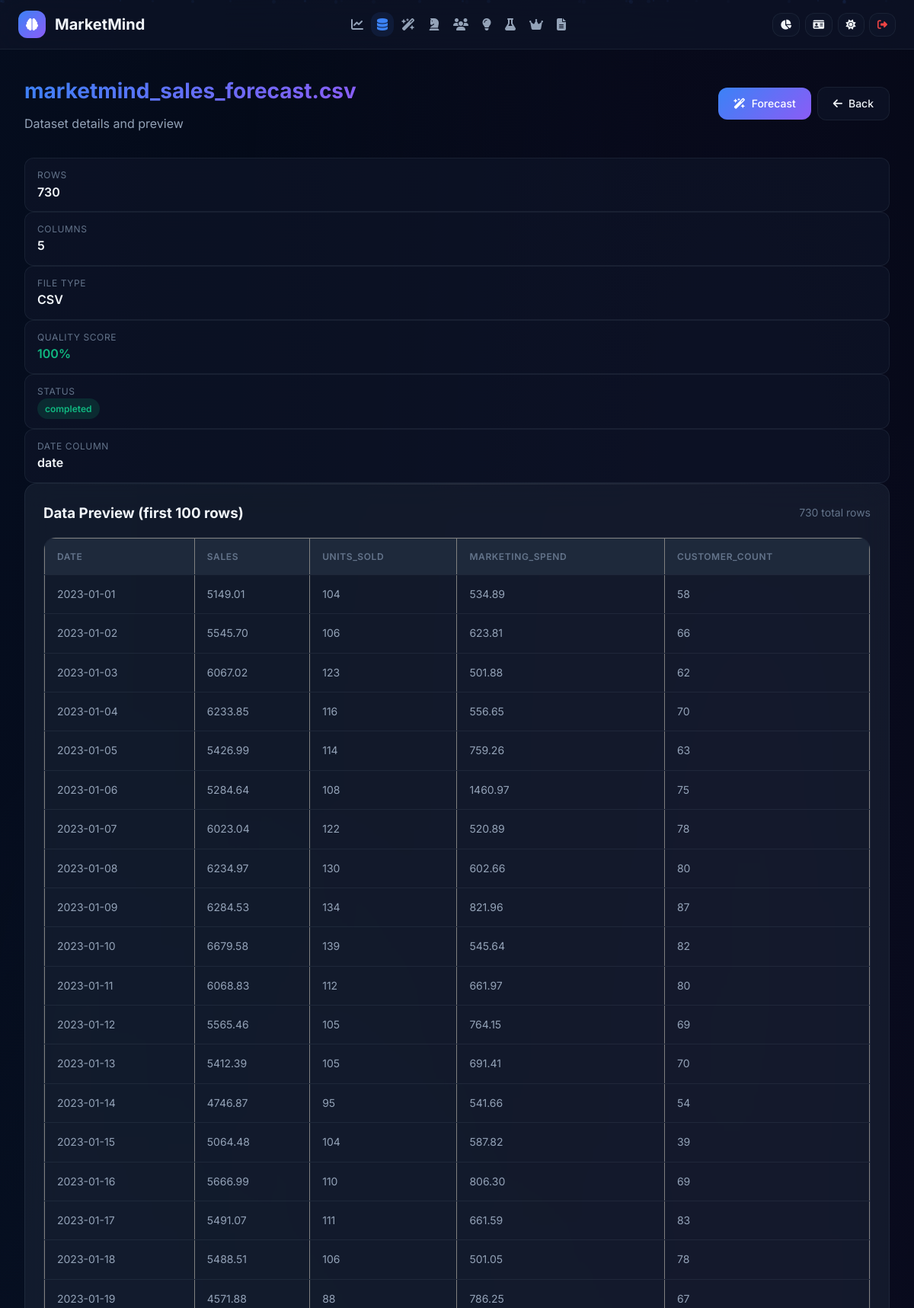
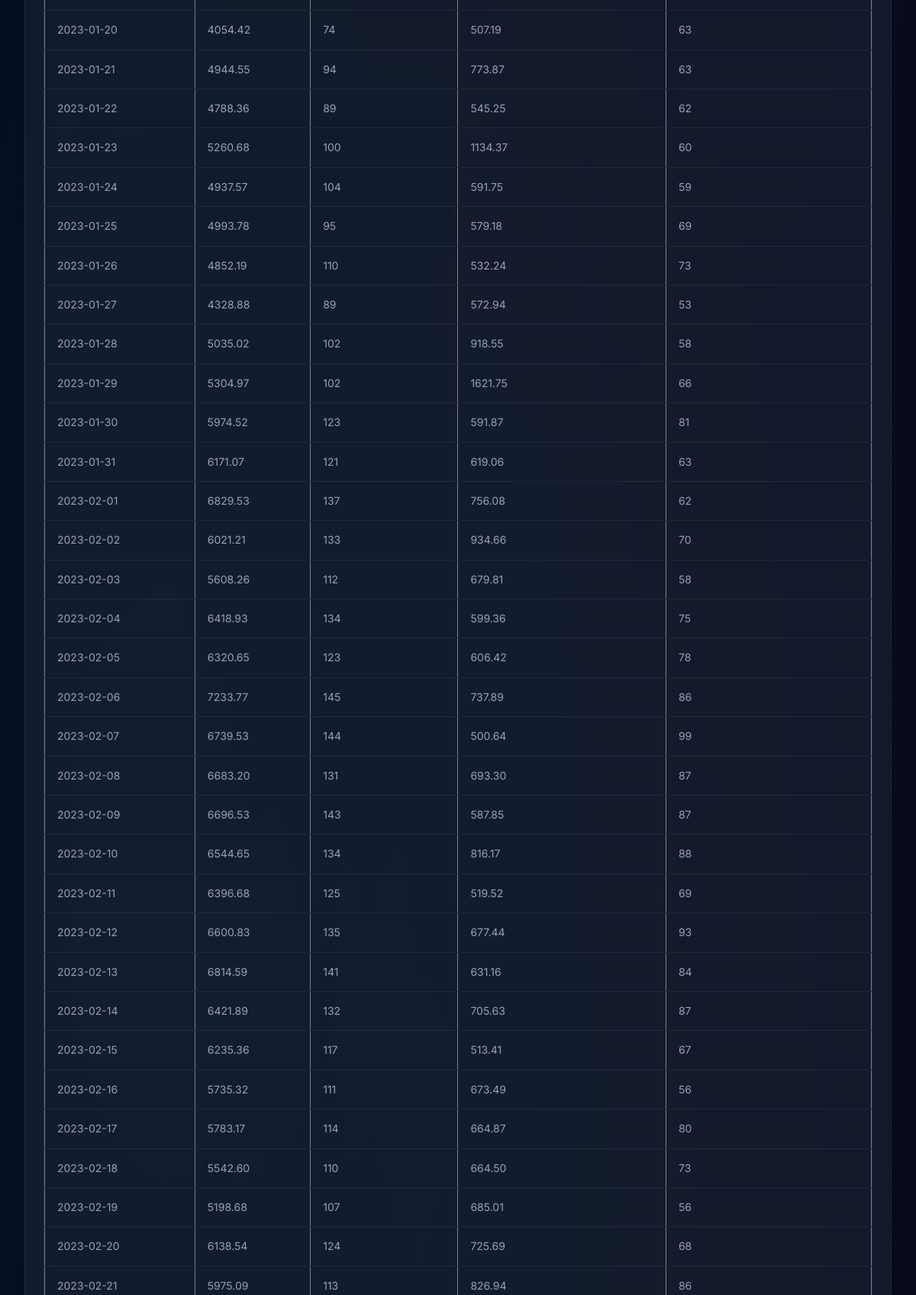
The page /datasets/1 (signed in, upper part) on the database its author committed (2 pictures, top to bottom).
### database/models.py (models this page shows, shortened)
class User(UserMixin, db.Model):
    __tablename__ = 'users'
    id = db.Column(db.Integer, primary_key=True)
    username = db.Column(db.String(80), unique=True, nullable=False, index=True)
    email = db.Column(db.String(120), unique=True, nullable=False, index=True)
    password_hash = db.Column(db.String(255), nullable=False)
    first_name = db.Column(db.String(50), nullable=True)
    last_name = db.Column(db.String(50), nullable=True)
    role = db.Column(db.String(20), default='user')
    is_active = db.Column(db.Boolean, default=True)
    is_verified = db.Column(db.Boolean, default=False)
    avatar_url = db.Column(db.String(255), nullable=True)
    bio = db.Column(db.Text, nullable=True)
    company = db.Column(db.String(100), nullable=True)
    job_title = db.Column(db.String(100), nullable=True)
    phone = db.Column(db.String(20), nullable=True)
    theme_preference = db.Column(db.String(10), default='dark')
    language = db.Column(db.String(10), default='en')
    timezone = db.Column(db.String(50), default='UTC')
    date_format = db.Column(db.String(20), default='YYYY-MM-DD')
    notification_enabled = db.Column(db.Boolean, default=True)
    two_factor_enabled = db.Column(db.Boolean, default=False)
    api_key = db.Column(db.String(64), unique=True, nullable=True)
    last_login = db.Column(db.DateTime, nullable=True)
    login_count = db.Column(db.Integer, default=0)
    created_at = db.Column(db.DateTime, default=datetime.now)
    updated_at = db.Column(db.DateTime, default=datetime.now, onupdate=datetime.now)
    datasets = db.relationship('Dataset', backref='user', lazy='dynamic', cascade='all, delete-orphan')
    reports = db.relationship('Report', backref='user', lazy='dynamic', cascade='all, delete-orphan')
    forecasts = db.relationship('Forecast', backref='user', lazy='dynamic', cascade='all, delete-orphan')
    activity_logs = db.relationship('ActivityLog', backref='user', lazy='dynamic', cascade='all, delete-orphan')
    login_history = db.relationship('LoginHistory', backref='user', lazy='dynamic', cascade='all, delete-orphan')
    @property
    def is_admin(self):
        return self.role in ['admin', 'superadmin']

class Dataset(db.Model):
    __tablename__ = 'datasets'
    id = db.Column(db.Integer, primary_key=True)
    user_id = db.Column(db.Integer, db.ForeignKey('users.id'), nullable=False, index=True)
    filename = db.Column(db.String(255), nullable=False)
    original_filename = db.Column(db.String(255), nullable=False)
    file_path = db.Column(db.String(500), nullable=False)
    file_size = db.Column(db.Integer, default=0)
    file_type = db.Column(db.String(20), nullable=False)
    row_count = db.Column(db.Integer, default=0)
    column_count = db.Column(db.Integer, default=0)
    columns = db.Column(db.Text, nullable=True)
    column_types = db.Column(db.Text, nullable=True)
    date_column = db.Column(db.String(100), nullable=True)
    value_column = db.Column(db.String(100), nullable=True)
    category_column = db.Column(db.String(100), nullable=True)
    summary_stats = db.Column(db.Text, nullable=True)
    data_quality_score = db.Column(db.Float, default=0.0)
    quality_issues = db.Column(db.Text, nullable=True)
    processing_status = db.Column(db.String(20), default='pending')
    is_processed = db.Column(db.Boolean, default=False)
    description = db.Column(db.Text, nullable=True)
    tags = db.Column(db.String(255), nullable=True)
    created_at = db.Column(db.DateTime, default=datetime.now)
    updated_at = db.Column(db.DateTime, default=datetime.now, onupdate=datetime.now)
    def get_quality_issues(self):
        return json.loads(self.quality_issues) if self.quality_issues else []

### app.py (the view)
@app.route('/datasets/<int:dataset_id>')
@login_required
def view_dataset(dataset_id):
    if not MODULES_AVAILABLE['models']:
        abort(404)
    dataset = Dataset.query.filter_by(id=dataset_id, user_id=current_user.id).first_or_404()
    try:
        ext = dataset.filename.rsplit('.', 1)[1].lower()
        filepath = dataset.file_path
        if ext == 'csv':
            df = pd.read_csv(filepath)
        else:
            df = pd.read_excel(filepath)
        df = clean_dataframe(df)
        sample = df.head(100)
        table_html = sample.to_html(classes='data-table', index=False, escape=False)
        return render_template('datasets/view.html',
                             dataset=dataset,
                             table_html=table_html,
                             row_count=len(df),
                             columns=df.columns.tolist())
    except Exception as e:
        flash(f'Error loading dataset: {str(e)}', 'error')
        return redirect(url_for('datasets'))

### app.py (called while the page is built)
@app.context_processor
def inject_globals():
    return {
        'now': datetime.now(),
        'format_number': format_number,
        'format_currency': format_currency,
        'format_percentage': format_percentage,
        'score_to_color': score_to_color,
        'score_to_rating': score_to_rating,
        'time_ago': time_ago
    }

@login_manager.user_loader
def load_user(user_id):
    if MODULES_AVAILABLE['models']:
        return User.query.get(int(user_id))
    return None

@app.before_request
def before_request():
    if current_user.is_authenticated and MODULES_AVAILABLE['models']:
        current_user.updated_at = datetime.now()
        db.session.commit()

### utils.py (called while the page is built)
def format_number(value: Union[int, float], decimals: int = 2) -> str:
    if value is None or (isinstance(value, float) and math.isnan(value)):
        return "N/A"
    if abs(value) >= 1_000_000_000:
        return f"{value / 1_000_000_000:.{decimals}f}B"
    elif abs(value) >= 1_000_000:
        return f"{value / 1_000_000:.{decimals}f}M"
    elif abs(value) >= 1_000:
        return f"{value / 1_000:.{decimals}f}K"
    return f"{value:.{decimals}f}"

def score_to_color(score: float, max_score: float = 100) -> str:
    ratio = (score / max_score) * 100 if max_score > 0 else 0
    if ratio >= 90:
        return "#10b981"
    elif ratio >= 75:
        return "#22c55e"
    elif ratio >= 60:
        return "#f59e0b"
    elif ratio >= 40:
        return "#f97316"
    return "#ef4444"

def clean_dataframe(df: pd.DataFrame) -> pd.DataFrame:
    df = df.copy()
    for col in df.columns:
        if pd.api.types.is_numeric_dtype(df[col]):
            df[col] = df[col].fillna(df[col].median())
        else:
            df[col] = df[col].fillna('Unknown')
    df = df.drop_duplicates()
    df.columns = df.columns.str.strip().str.lower().str.replace(' ', '_')
    return df

### templates/datasets/view.html (shortened to what this page needs)
{% extends 'base.html' %}
{% block content %}
<div class="page-container">
    <div class="page-header flex items-center justify-between">
        <div>
            <h1>{{ dataset.original_filename }}</h1>
            <p>Dataset details and preview</p>
        </div>
        <div class="flex items-center gap-2">
            <a href="{{ url_for('forecasting') }}" class="glass-btn glass-btn-primary"><i class="fas fa-wand-magic-sparkles"></i> Forecast</a>
            <a href="{{ url_for('datasets') }}" class="glass-btn"><i class="fas fa-arrow-left"></i> Back</a>
        </div>
    </div>
    <div class="dataset-meta">
        <div class="meta-item">
            <div class="meta-label">Rows</div>
            <div class="meta-value">{{ format_number(dataset.row_count, 0) }}</div>
        </div>
        <div class="meta-item">
            <div class="meta-label">Columns</div>
            <div class="meta-value">{{ dataset.column_count }}</div>
        </div>
        <div class="meta-item">
            <div class="meta-label">File Type</div>
            <div class="meta-value">{{ dataset.file_type.upper() }}</div>
        </div>
        <div class="meta-item">
            <div class="meta-label">Quality Score</div>
            <div class="meta-value" style="color: {{ score_to_color(dataset.data_quality_score) }};">{{ dataset.data_quality_score|round|int }}%</div>
        </div>
        <div class="meta-item">
            <div class="meta-label">Status</div>
            <div class="meta-value"><span class="badge badge-{{ 'success' if dataset.is_processed else 'warning' }}">{{ dataset.processing_status }}</span></div>
        </div>
        <div class="meta-item">
            <div class="meta-label">Date Column</div>
            <div class="meta-value">{{ dataset.date_column or 'N/A' }}</div>
        </div>
    </div>
    <div class="glass-card">
        <div class="flex items-center justify-between mb-4">
            <h3>Data Preview (first 100 rows)</h3>
            <span style="font-size: 0.875rem; color: var(--text-muted);">{{ row_count }} total rows</span>
        </div>
        <div class="data-table-container">
            {{ table_html|safe }}
        </div>
    </div>
</div>
{% endblock %}

### rows shown on the page
Dataset: original_filename "marketmind_sales_forecast.csv", row_count "730", column_count "5", file_type "CSV", data_quality_score "100", processing_status "completed", date_column "date", category_column "DATE SALES UNITS_SOLD MARKETING_SPEND CUSTOMER_COUNT 2023-01-01 5149.01 104 534.89 58 2023-01-02 5545.70 106 623.81 66 2023-01-03 6067.02 123 501.88 62 2023-01-04 6233.85 116 556.65 70 2023-01-05 5426.99 114 759.26 63 2023-01-06 5284.64 108 1460.97 75 2023-01-07 6023.04 122 520.89 78 2023-01-08 6234.97 130 602.66 80 2023-01-09 6284.53 134 821.96 87 2023-01-10 6679.58 139 545.64 82 2023-01-11 6068.83 112 661.97 80 2023-01-12 5565.46 105 764.15 69 2023-01-13 5412.39 105 691.41 70 2023-01-14 4746.87 95 541.66 54 2023-01-15 5064.48 104 587.82 39 2023-01-16 5666.99 110 806.30 69 2023-01-17 5491.07 111 661.59 83 2023-01-18 5488.51 106 501.05 78 2023-01-19 4571.88 88 786.25 67 2023-01-20 4054.42…"

### other values the page prints
{{ row_count }} "730"
